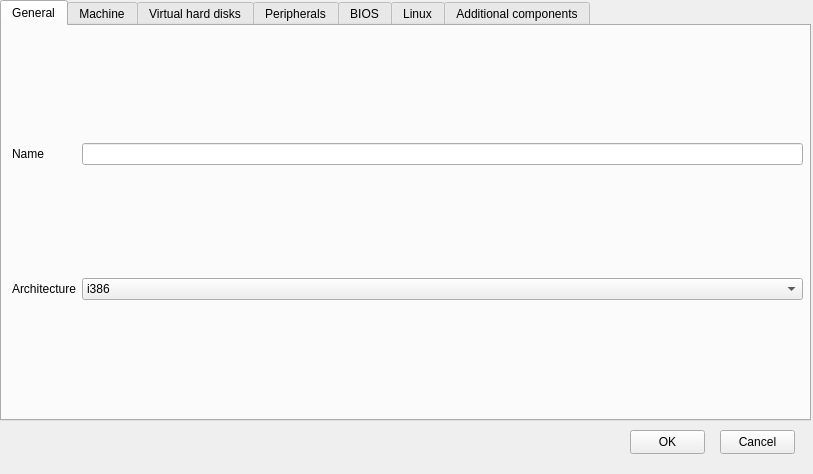
<?xml version="1.0" encoding="UTF-8"?>
<ui version="4.0">
 <class>Dialog</class>
 <widget class="QDialog" name="Dialog">
  <property name="geometry">
   <rect>
    <x>0</x>
    <y>0</y>
    <width>813</width>
    <height>474</height>
   </rect>
  </property>
  <property name="sizePolicy">
   <sizepolicy hsizetype="Fixed" vsizetype="Fixed">
    <horstretch>0</horstretch>
    <verstretch>0</verstretch>
   </sizepolicy>
  </property>
  <property name="minimumSize">
   <size>
    <width>813</width>
    <height>474</height>
   </size>
  </property>
  <property name="maximumSize">
   <size>
    <width>813</width>
    <height>474</height>
   </size>
  </property>
  <property name="windowTitle">
   <string>EmuGUI - Edit VM</string>
  </property>
  <property name="locale">
   <locale language="English" country="UnitedStates"/>
  </property>
  <widget class="QTabWidget" name="tabWidget">
   <property name="geometry">
    <rect>
     <x>0</x>
     <y>0</y>
     <width>811</width>
     <height>421</height>
    </rect>
   </property>
   <property name="currentIndex">
    <number>0</number>
   </property>
   <widget class="QWidget" name="tab">
    <attribute name="title">
     <string>General</string>
    </attribute>
    <widget class="QWidget" name="gridLayoutWidget">
     <property name="geometry">
      <rect>
       <x>10</x>
       <y>10</y>
       <width>791</width>
       <height>371</height>
      </rect>
     </property>
     <layout class="QGridLayout" name="gridLayout">
      <item row="0" column="1">
       <widget class="QLineEdit" name="le_name"/>
      </item>
      <item row="0" column="0">
       <widget class="QLabel" name="lbl_name">
        <property name="text">
         <string>Name</string>
        </property>
       </widget>
      </item>
      <item row="1" column="0">
       <widget class="QLabel" name="lbl_arch">
        <property name="text">
         <string>Architecture</string>
        </property>
       </widget>
      </item>
      <item row="1" column="1">
       <widget class="QComboBox" name="cb_arch">
        <item>
         <property name="text">
          <string>i386</string>
         </property>
        </item>
        <item>
         <property name="text">
          <string>x86_64</string>
         </property>
        </item>
        <item>
         <property name="text">
          <string>mips</string>
         </property>
        </item>
        <item>
         <property name="text">
          <string>mips64</string>
         </property>
        </item>
        <item>
         <property name="text">
          <string>mipsel</string>
         </property>
        </item>
        <item>
         <property name="text">
          <string>mips64el</string>
         </property>
        </item>
        <item>
         <property name="text">
          <string>ppc</string>
         </property>
        </item>
        <item>
         <property name="text">
          <string>ppc64</string>
         </property>
        </item>
        <item>
         <property name="text">
          <string>arm</string>
         </property>
        </item>
        <item>
         <property name="text">
          <string>aarch64</string>
         </property>
        </item>
        <item>
         <property name="text">
          <string>sparc</string>
         </property>
        </item>
        <item>
         <property name="text">
          <string>sparc64</string>
         </property>
        </item>
        <item>
         <property name="text">
          <string>alpha</string>
         </property>
        </item>
        <item>
         <property name="text">
          <string>riscv32</string>
         </property>
        </item>
        <item>
         <property name="text">
          <string>riscv64</string>
         </property>
        </item>
       </widget>
      </item>
     </layout>
    </widget>
   </widget>
   <widget class="QWidget" name="tab_2">
    <attribute name="title">
     <string>Machine</string>
    </attribute>
    <widget class="QStackedWidget" name="stackedWidget">
     <property name="geometry">
      <rect>
       <x>0</x>
       <y>0</y>
       <width>801</width>
       <height>391</height>
      </rect>
     </property>
     <property name="currentIndex">
      <number>0</number>
     </property>
     <widget class="QWidget" name="page_2">
      <widget class="QWidget" name="gridLayoutWidget_8">
       <property name="geometry">
        <rect>
         <x>10</x>
         <y>10</y>
         <width>781</width>
         <height>371</height>
        </rect>
       </property>
       <layout class="QGridLayout" name="gridLayout_8">
        <item row="0" column="0">
         <widget class="QLabel" name="lbl_cpu">
          <property name="text">
           <string>CPU</string>
          </property>
         </widget>
        </item>
        <item row="1" column="0">
         <widget class="QLabel" name="lbl_ram">
          <property name="text">
           <string>RAM in MB</string>
          </property>
         </widget>
        </item>
        <item row="2" column="0">
         <widget class="QLabel" name="lbl_machine">
          <property name="text">
           <string>Machine</string>
          </property>
         </widget>
        </item>
        <item row="0" column="1">
         <widget class="QComboBox" name="cb_cpu">
          <item>
           <property name="text">
            <string>Let QEMU decide</string>
           </property>
          </item>
         </widget>
        </item>
        <item row="1" column="1">
         <widget class="QSpinBox" name="sb_ram">
          <property name="maximum">
           <number>32768</number>
          </property>
         </widget>
        </item>
        <item row="2" column="1">
         <widget class="QComboBox" name="cb_machine">
          <item>
           <property name="text">
            <string>Let QEMU decide</string>
           </property>
          </item>
         </widget>
        </item>
       </layout>
      </widget>
     </widget>
    </widget>
   </widget>
   <widget class="QWidget" name="tab_3">
    <attribute name="title">
     <string>Virtual hard disks</string>
    </attribute>
    <widget class="QWidget" name="gridLayoutWidget_2">
     <property name="geometry">
      <rect>
       <x>10</x>
       <y>10</y>
       <width>781</width>
       <height>371</height>
      </rect>
     </property>
     <layout class="QGridLayout" name="gridLayout_2">
      <item row="3" column="2">
       <widget class="QComboBox" name="cb_maxsize">
        <item>
         <property name="text">
          <string>KB</string>
         </property>
        </item>
        <item>
         <property name="text">
          <string>MB</string>
         </property>
        </item>
        <item>
         <property name="text">
          <string>GB</string>
         </property>
        </item>
       </widget>
      </item>
      <item row="5" column="0">
       <widget class="QLabel" name="lbl_cdc1">
        <property name="text">
         <string>CD controller 1</string>
        </property>
       </widget>
      </item>
      <item row="5" column="1" colspan="2">
       <widget class="QComboBox" name="cb_cdc1">
        <item>
         <property name="text">
          <string>Let QEMU decide</string>
         </property>
        </item>
        <item>
         <property name="text">
          <string>IDE</string>
         </property>
        </item>
        <item>
         <property name="text">
          <string>SCSI</string>
         </property>
        </item>
        <item>
         <property name="text">
          <string>Virtio</string>
         </property>
        </item>
       </widget>
      </item>
      <item row="8" column="1" colspan="2">
       <widget class="QComboBox" name="cb_hddc">
        <item>
         <property name="text">
          <string>Let QEMU decide</string>
         </property>
        </item>
        <item>
         <property name="text">
          <string>IDE</string>
         </property>
        </item>
        <item>
         <property name="text">
          <string>VirtIO SCSI</string>
         </property>
        </item>
        <item>
         <property name="text">
          <string>AHCI</string>
         </property>
        </item>
       </widget>
      </item>
      <item row="1" column="2">
       <widget class="QPushButton" name="btn_vhdp">
        <property name="text">
         <string>Browse</string>
        </property>
       </widget>
      </item>
      <item row="9" column="0">
       <widget class="QLabel" name="lbl_floppy">
        <property name="text">
         <string>Floppy disk</string>
        </property>
       </widget>
      </item>
      <item row="7" column="0">
       <widget class="QLabel" name="lbl_cdc2">
        <property name="text">
         <string>CD controller 2</string>
        </property>
       </widget>
      </item>
      <item row="9" column="2">
       <widget class="QPushButton" name="btn_floppy">
        <property name="text">
         <string>Browse</string>
        </property>
       </widget>
      </item>
      <item row="0" column="0">
       <widget class="QLabel" name="lbl_vhdu">
        <property name="text">
         <string>VHD usage</string>
        </property>
       </widget>
      </item>
      <item row="2" column="1" colspan="2">
       <widget class="QComboBox" name="cb_vhdf">
        <item>
         <property name="text">
          <string>qcow2</string>
         </property>
        </item>
        <item>
         <property name="text">
          <string>qcow</string>
         </property>
        </item>
        <item>
         <property name="text">
          <string>vdi</string>
         </property>
        </item>
        <item>
         <property name="text">
          <string>raw</string>
         </property>
        </item>
        <item>
         <property name="text">
          <string>vhdx</string>
         </property>
        </item>
        <item>
         <property name="text">
          <string>vpc</string>
         </property>
        </item>
        <item>
         <property name="text">
          <string>vmdk</string>
         </property>
        </item>
        <item>
         <property name="text">
          <string>parallels</string>
         </property>
        </item>
        <item>
         <property name="text">
          <string>file</string>
         </property>
        </item>
       </widget>
      </item>
      <item row="1" column="0">
       <widget class="QLabel" name="lbl_vhdp">
        <property name="text">
         <string>VHD path</string>
        </property>
       </widget>
      </item>
      <item row="9" column="1">
       <widget class="QLineEdit" name="le_floppy"/>
      </item>
      <item row="4" column="1">
       <widget class="QLineEdit" name="le_cd1"/>
      </item>
      <item row="0" column="1" colspan="2">
       <widget class="QComboBox" name="cb_vhdu">
        <item>
         <property name="text">
          <string>Add an existing virtual hard drive</string>
         </property>
        </item>
        <item>
         <property name="text">
          <string>Create a new virtual hard drive</string>
         </property>
        </item>
        <item>
         <property name="text">
          <string>Don't add a virtual hard drive</string>
         </property>
        </item>
       </widget>
      </item>
      <item row="3" column="0">
       <widget class="QLabel" name="lbl_maxsize">
        <property name="text">
         <string>Maximum size</string>
        </property>
       </widget>
      </item>
      <item row="3" column="1">
       <widget class="QSpinBox" name="sb_maxsize">
        <property name="maximum">
         <number>214748368</number>
        </property>
       </widget>
      </item>
      <item row="4" column="0">
       <widget class="QLabel" name="lbl_cd1">
        <property name="text">
         <string>CD 1</string>
        </property>
       </widget>
      </item>
      <item row="7" column="1" colspan="2">
       <widget class="QComboBox" name="cb_cdc2">
        <item>
         <property name="text">
          <string>Let QEMU decide</string>
         </property>
        </item>
        <item>
         <property name="text">
          <string>IDE</string>
         </property>
        </item>
        <item>
         <property name="text">
          <string>SCSI</string>
         </property>
        </item>
        <item>
         <property name="text">
          <string>Virtio</string>
         </property>
        </item>
       </widget>
      </item>
      <item row="4" column="2">
       <widget class="QPushButton" name="btn_cd1">
        <property name="text">
         <string>Browse</string>
        </property>
       </widget>
      </item>
      <item row="8" column="0">
       <widget class="QLabel" name="lbl_hddc">
        <property name="text">
         <string>HDD controller</string>
        </property>
       </widget>
      </item>
      <item row="2" column="0">
       <widget class="QLabel" name="lbl_vhdf">
        <property name="text">
         <string>VHD file format</string>
        </property>
       </widget>
      </item>
      <item row="1" column="1">
       <widget class="QLineEdit" name="le_vhdp"/>
      </item>
      <item row="6" column="0">
       <widget class="QLabel" name="lbl_cd2">
        <property name="text">
         <string>CD 2</string>
        </property>
       </widget>
      </item>
      <item row="6" column="1">
       <widget class="QLineEdit" name="le_cd2"/>
      </item>
      <item row="6" column="2">
       <widget class="QPushButton" name="btn_cd2">
        <property name="text">
         <string>Browse</string>
        </property>
       </widget>
      </item>
     </layout>
    </widget>
   </widget>
   <widget class="QWidget" name="tab_5">
    <attribute name="title">
     <string>Peripherals</string>
    </attribute>
    <widget class="QWidget" name="gridLayoutWidget_3">
     <property name="geometry">
      <rect>
       <x>10</x>
       <y>10</y>
       <width>781</width>
       <height>371</height>
      </rect>
     </property>
     <layout class="QGridLayout" name="gridLayout_3">
      <item row="2" column="0">
       <widget class="QLabel" name="lbl_kbdlayout">
        <property name="text">
         <string>Keyboard layout</string>
        </property>
       </widget>
      </item>
      <item row="0" column="1">
       <widget class="QComboBox" name="cb_mouse">
        <item>
         <property name="text">
          <string>PS/2 Mouse</string>
         </property>
        </item>
        <item>
         <property name="text">
          <string>USB Mouse</string>
         </property>
        </item>
        <item>
         <property name="text">
          <string>USB Tablet Device</string>
         </property>
        </item>
       </widget>
      </item>
      <item row="1" column="0">
       <widget class="QLabel" name="lbl_kbdtype">
        <property name="text">
         <string>Keyboard type</string>
        </property>
       </widget>
      </item>
      <item row="0" column="0">
       <widget class="QLabel" name="lbl_mouse">
        <property name="text">
         <string>Mouse type</string>
        </property>
       </widget>
      </item>
      <item row="1" column="1">
       <widget class="QComboBox" name="cb_kbdtype">
        <item>
         <property name="text">
          <string>PS/2 Keyboard</string>
         </property>
        </item>
        <item>
         <property name="text">
          <string>USB Keyboard</string>
         </property>
        </item>
       </widget>
      </item>
      <item row="2" column="1">
       <widget class="QComboBox" name="cb_kbdlayout">
        <item>
         <property name="text">
          <string>en-us</string>
         </property>
        </item>
        <item>
         <property name="text">
          <string>en-gb</string>
         </property>
        </item>
        <item>
         <property name="text">
          <string>de</string>
         </property>
        </item>
        <item>
         <property name="text">
          <string>fr</string>
         </property>
        </item>
        <item>
         <property name="text">
          <string>ru</string>
         </property>
        </item>
        <item>
         <property name="text">
          <string>pl</string>
         </property>
        </item>
        <item>
         <property name="text">
          <string>pt</string>
         </property>
        </item>
        <item>
         <property name="text">
          <string>it</string>
         </property>
        </item>
        <item>
         <property name="text">
          <string>ja</string>
         </property>
        </item>
        <item>
         <property name="text">
          <string>es</string>
         </property>
        </item>
        <item>
         <property name="text">
          <string>is</string>
         </property>
        </item>
        <item>
         <property name="text">
          <string>fi</string>
         </property>
        </item>
       </widget>
      </item>
     </layout>
    </widget>
   </widget>
   <widget class="QWidget" name="tab_6">
    <attribute name="title">
     <string>BIOS</string>
    </attribute>
    <widget class="QWidget" name="gridLayoutWidget_5">
     <property name="geometry">
      <rect>
       <x>10</x>
       <y>10</y>
       <width>781</width>
       <height>371</height>
      </rect>
     </property>
     <layout class="QGridLayout" name="gridLayout_5">
      <item row="1" column="0">
       <widget class="QLabel" name="lbl_biosf">
        <property name="text">
         <string>External BIOS file</string>
        </property>
        <property name="wordWrap">
         <bool>true</bool>
        </property>
       </widget>
      </item>
      <item row="0" column="0">
       <widget class="QLabel" name="lbl_biosloc">
        <property name="text">
         <string>Location of external BIOS file (Leave empty to use the default BIOS)</string>
        </property>
        <property name="wordWrap">
         <bool>true</bool>
        </property>
       </widget>
      </item>
      <item row="2" column="1" colspan="2">
       <widget class="QDateTimeEdit" name="dtb_rtc">
        <property name="enabled">
         <bool>false</bool>
        </property>
        <property name="displayFormat">
         <string>yyyy-MM-ddThh:mm:ss</string>
        </property>
       </widget>
      </item>
      <item row="2" column="0">
       <widget class="QCheckBox" name="chb_rtc">
        <property name="text">
         <string>Use RTC option</string>
        </property>
       </widget>
      </item>
      <item row="0" column="1" colspan="2">
       <widget class="QLineEdit" name="le_biosloc"/>
      </item>
      <item row="1" column="1">
       <widget class="QLineEdit" name="le_biosf"/>
      </item>
      <item row="1" column="2">
       <widget class="QPushButton" name="btn_biosf">
        <property name="text">
         <string>Browse</string>
        </property>
       </widget>
      </item>
      <item row="3" column="0">
       <widget class="QLabel" name="lbl_bootfrom">
        <property name="text">
         <string>Boot from</string>
        </property>
       </widget>
      </item>
      <item row="3" column="1" colspan="2">
       <widget class="QComboBox" name="cb_bootfrom">
        <item>
         <property name="text">
          <string>c</string>
         </property>
        </item>
        <item>
         <property name="text">
          <string>a</string>
         </property>
        </item>
        <item>
         <property name="text">
          <string>d</string>
         </property>
        </item>
        <item>
         <property name="text">
          <string>Let QEMU decide</string>
         </property>
        </item>
       </widget>
      </item>
     </layout>
    </widget>
   </widget>
   <widget class="QWidget" name="tab_7">
    <attribute name="title">
     <string>Linux</string>
    </attribute>
    <widget class="QWidget" name="gridLayoutWidget_6">
     <property name="geometry">
      <rect>
       <x>10</x>
       <y>10</y>
       <width>781</width>
       <height>371</height>
      </rect>
     </property>
     <layout class="QGridLayout" name="gridLayout_6">
      <item row="1" column="1">
       <widget class="QLineEdit" name="le_initrd"/>
      </item>
      <item row="0" column="2">
       <widget class="QPushButton" name="btn_kernel">
        <property name="text">
         <string>Browse</string>
        </property>
       </widget>
      </item>
      <item row="0" column="1">
       <widget class="QLineEdit" name="le_kernel"/>
      </item>
      <item row="1" column="0">
       <widget class="QLabel" name="lbl_initrd">
        <property name="text">
         <string>Linux initrd image</string>
        </property>
       </widget>
      </item>
      <item row="1" column="2">
       <widget class="QPushButton" name="btn_initrd">
        <property name="text">
         <string>Browse</string>
        </property>
       </widget>
      </item>
      <item row="0" column="0">
       <widget class="QLabel" name="lbl_kernel">
        <property name="text">
         <string>Linux kernel</string>
        </property>
       </widget>
      </item>
      <item row="2" column="0">
       <widget class="QLabel" name="lbl_cmd">
        <property name="text">
         <string>Linux cmd arguments</string>
        </property>
       </widget>
      </item>
      <item row="2" column="1" colspan="2">
       <widget class="QLineEdit" name="le_cmd"/>
      </item>
     </layout>
    </widget>
   </widget>
   <widget class="QWidget" name="tab_4">
    <attribute name="title">
     <string>Additional components</string>
    </attribute>
    <widget class="QWidget" name="gridLayoutWidget_4">
     <property name="geometry">
      <rect>
       <x>10</x>
       <y>10</y>
       <width>781</width>
       <height>371</height>
      </rect>
     </property>
     <layout class="QGridLayout" name="gridLayout_4">
      <item row="0" column="0">
       <widget class="QLabel" name="lbl_vga">
        <property name="text">
         <string>VGA</string>
        </property>
       </widget>
      </item>
      <item row="1" column="1">
       <widget class="QComboBox" name="cb_net">
        <item>
         <property name="text">
          <string>none</string>
         </property>
        </item>
       </widget>
      </item>
      <item row="4" column="1">
       <widget class="QLineEdit" name="le_addargs"/>
      </item>
      <item row="2" column="0">
       <widget class="QLabel" name="lbl_sound">
        <property name="text">
         <string>Sound card</string>
        </property>
       </widget>
      </item>
      <item row="3" column="0">
       <widget class="QCheckBox" name="chb_usb">
        <property name="text">
         <string>Add USB support</string>
        </property>
       </widget>
      </item>
      <item row="5" column="0">
       <widget class="QCheckBox" name="checkBox_3">
        <property name="text">
         <string>I want to install Windows 2000 (depreciated)</string>
        </property>
       </widget>
      </item>
      <item row="4" column="0">
       <widget class="QLabel" name="lbl_addargs">
        <property name="text">
         <string>Additional arguments (if necessary)</string>
        </property>
       </widget>
      </item>
      <item row="0" column="1">
       <widget class="QComboBox" name="cb_vga">
        <item>
         <property name="text">
          <string>Let QEMU decide</string>
         </property>
        </item>
       </widget>
      </item>
      <item row="3" column="1">
       <widget class="QComboBox" name="cb_usb"/>
      </item>
      <item row="1" column="0">
       <widget class="QLabel" name="lbl_net">
        <property name="text">
         <string>Network adapter</string>
        </property>
       </widget>
      </item>
      <item row="2" column="1">
       <widget class="QComboBox" name="cb_sound">
        <item>
         <property name="text">
          <string>none</string>
         </property>
        </item>
       </widget>
      </item>
      <item row="5" column="1">
       <layout class="QHBoxLayout" name="horizontalLayout">
        <item>
         <widget class="QLabel" name="lbl_cpuc">
          <property name="text">
           <string>CPU cores</string>
          </property>
         </widget>
        </item>
        <item>
         <widget class="QSpinBox" name="sb_cpuc">
          <property name="minimum">
           <number>1</number>
          </property>
          <property name="maximum">
           <number>8</number>
          </property>
         </widget>
        </item>
       </layout>
      </item>
      <item row="6" column="0">
       <widget class="QLabel" name="lbl_accel">
        <property name="text">
         <string>Acceleration</string>
        </property>
       </widget>
      </item>
      <item row="6" column="1">
       <widget class="QComboBox" name="cb_accel">
        <item>
         <property name="text">
          <string>None</string>
         </property>
        </item>
        <item>
         <property name="text">
          <string>TCG</string>
         </property>
        </item>
        <item>
         <property name="text">
          <string>HAXM (depreciated)</string>
         </property>
        </item>
        <item>
         <property name="text">
          <string>WHPX</string>
         </property>
        </item>
        <item>
         <property name="text">
          <string>WHPX (kernel-irqchip off)</string>
         </property>
        </item>
        <item>
         <property name="text">
          <string>KVM</string>
         </property>
        </item>
       </widget>
      </item>
     </layout>
    </widget>
   </widget>
  </widget>
  <widget class="QPushButton" name="btn_cancel">
   <property name="geometry">
    <rect>
     <x>720</x>
     <y>430</y>
     <width>75</width>
     <height>24</height>
    </rect>
   </property>
   <property name="text">
    <string>Cancel</string>
   </property>
  </widget>
  <widget class="QPushButton" name="btn_ok">
   <property name="geometry">
    <rect>
     <x>630</x>
     <y>430</y>
     <width>75</width>
     <height>24</height>
    </rect>
   </property>
   <property name="text">
    <string>OK</string>
   </property>
  </widget>
 </widget>
 <tabstops>
  <tabstop>tabWidget</tabstop>
  <tabstop>le_name</tabstop>
  <tabstop>cb_arch</tabstop>
  <tabstop>cb_cpu</tabstop>
  <tabstop>sb_ram</tabstop>
  <tabstop>cb_machine</tabstop>
  <tabstop>cb_vhdu</tabstop>
  <tabstop>le_vhdp</tabstop>
  <tabstop>btn_vhdp</tabstop>
  <tabstop>cb_vhdf</tabstop>
  <tabstop>sb_maxsize</tabstop>
  <tabstop>cb_maxsize</tabstop>
  <tabstop>cb_cdc1</tabstop>
  <tabstop>cb_cdc2</tabstop>
  <tabstop>cb_mouse</tabstop>
  <tabstop>cb_kbdtype</tabstop>
  <tabstop>cb_kbdlayout</tabstop>
  <tabstop>le_biosloc</tabstop>
  <tabstop>le_biosf</tabstop>
  <tabstop>btn_biosf</tabstop>
  <tabstop>le_kernel</tabstop>
  <tabstop>btn_kernel</tabstop>
  <tabstop>le_initrd</tabstop>
  <tabstop>btn_initrd</tabstop>
  <tabstop>le_cmd</tabstop>
  <tabstop>cb_vga</tabstop>
  <tabstop>cb_net</tabstop>
  <tabstop>cb_sound</tabstop>
  <tabstop>chb_usb</tabstop>
  <tabstop>cb_usb</tabstop>
  <tabstop>le_addargs</tabstop>
  <tabstop>checkBox_3</tabstop>
  <tabstop>sb_cpuc</tabstop>
  <tabstop>cb_accel</tabstop>
  <tabstop>btn_ok</tabstop>
  <tabstop>btn_cancel</tabstop>
 </tabstops>
 <resources/>
 <connections/>
</ui>
